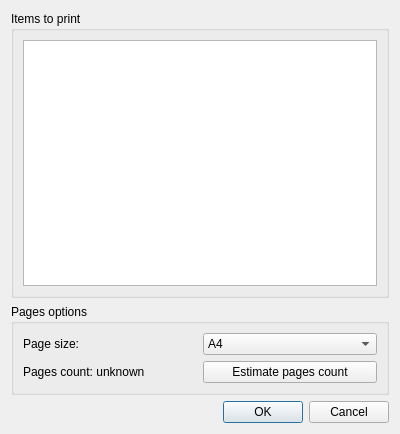
<?xml version="1.0" encoding="UTF-8"?>
<ui version="4.0">
 <class>DocBookViewer::PrintDialog</class>
 <widget class="QDialog" name="DocBookViewer::PrintDialog">
  <property name="geometry">
   <rect>
    <x>0</x>
    <y>0</y>
    <width>400</width>
    <height>434</height>
   </rect>
  </property>
  <property name="windowTitle">
   <string>Dialog</string>
  </property>
  <layout class="QGridLayout" name="gridLayout_2">
   <item row="0" column="0">
    <widget class="QGroupBox" name="groupBox">
     <property name="title">
      <string>Items to print</string>
     </property>
     <layout class="QGridLayout" name="gridLayout">
      <item row="0" column="0">
       <widget class="QTreeWidget" name="itemsChooser">
        <attribute name="headerVisible">
         <bool>false</bool>
        </attribute>
        <column>
         <property name="text">
          <string notr="true">1</string>
         </property>
        </column>
       </widget>
      </item>
     </layout>
    </widget>
   </item>
   <item row="1" column="0">
    <widget class="QGroupBox" name="groupBox_2">
     <property name="title">
      <string>Pages options</string>
     </property>
     <layout class="QGridLayout" name="gridLayout_3">
      <item row="0" column="0">
       <widget class="QLabel" name="label">
        <property name="text">
         <string>Page size:</string>
        </property>
       </widget>
      </item>
      <item row="0" column="1">
       <widget class="QComboBox" name="paperSize">
        <item>
         <property name="text">
          <string>A4</string>
         </property>
        </item>
        <item>
         <property name="text">
          <string>A5</string>
         </property>
        </item>
       </widget>
      </item>
      <item row="1" column="0">
       <widget class="QLabel" name="pagesCountLabel">
        <property name="text">
         <string>Pages count: unknown</string>
        </property>
        <property name="buddy">
         <cstring>estimatePagesButton</cstring>
        </property>
       </widget>
      </item>
      <item row="1" column="1">
       <widget class="QPushButton" name="estimatePagesButton">
        <property name="text">
         <string>Estimate pages count</string>
        </property>
       </widget>
      </item>
     </layout>
    </widget>
   </item>
   <item row="2" column="0">
    <widget class="QDialogButtonBox" name="buttonBox">
     <property name="standardButtons">
      <set>QDialogButtonBox::Cancel|QDialogButtonBox::Ok</set>
     </property>
    </widget>
   </item>
  </layout>
 </widget>
 <resources/>
 <connections>
  <connection>
   <sender>buttonBox</sender>
   <signal>accepted()</signal>
   <receiver>DocBookViewer::PrintDialog</receiver>
   <slot>accept()</slot>
   <hints>
    <hint type="sourcelabel">
     <x>139</x>
     <y>266</y>
    </hint>
    <hint type="destinationlabel">
     <x>235</x>
     <y>231</y>
    </hint>
   </hints>
  </connection>
  <connection>
   <sender>buttonBox</sender>
   <signal>rejected()</signal>
   <receiver>DocBookViewer::PrintDialog</receiver>
   <slot>reject()</slot>
   <hints>
    <hint type="sourcelabel">
     <x>101</x>
     <y>269</y>
    </hint>
    <hint type="destinationlabel">
     <x>116</x>
     <y>198</y>
    </hint>
   </hints>
  </connection>
 </connections>
</ui>
